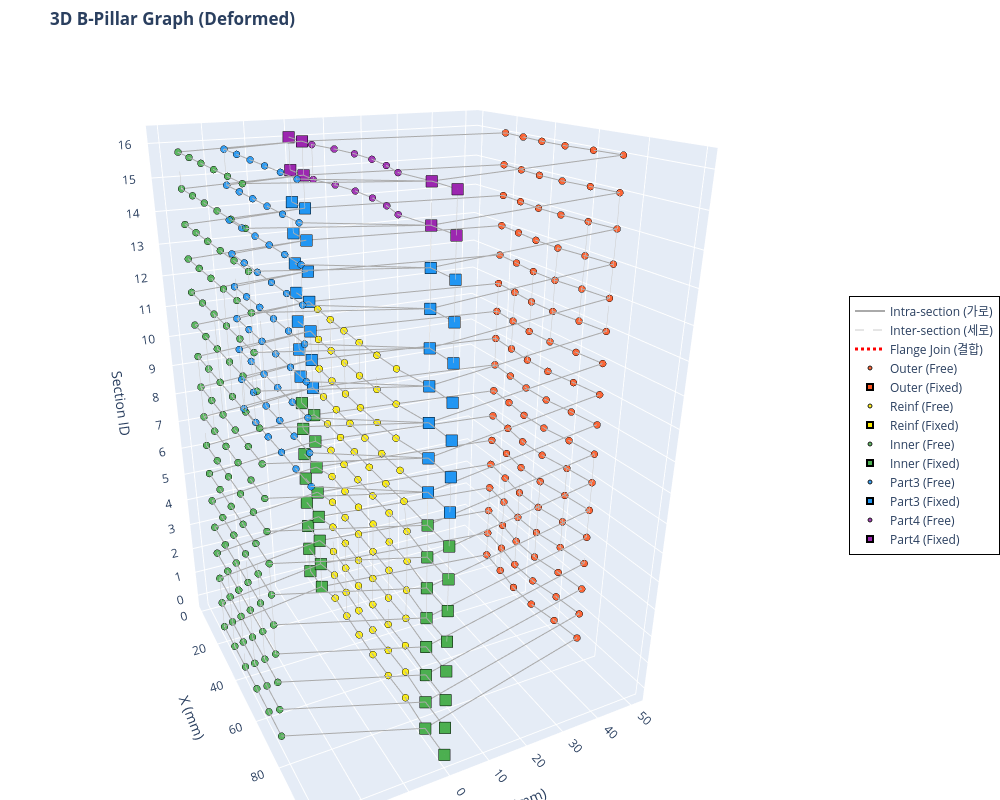

The notebook cell saved with this chart:
### Code cell
import plotly.graph_objects as go
import numpy as np

def visualize_bpillar_plotly_deformed(x_tensor, deformed_x_tensor, edge_index_tensor, edge_attr_tensor, num_sections):
    # 텐서를 Numpy 배열로 변환
    x_np = x_tensor.cpu().numpy()
    deformed_x_np = deformed_x_tensor.cpu().numpy()
    ei_np = edge_index_tensor.cpu().numpy()
    ea_np = edge_attr_tensor.cpu().numpy()

    # 파트별 색상 맵 (Plotly용 Hex 컬러)
    color_map = {0: '#FF5722', 1: '#FFEE00', 2: '#4CAF50', 3: '#2196F3', 4: '#9C27B0'}
    part_names = {0: 'Outer', 1: 'Reinf', 2: 'Inner', 3: 'Part3', 4: 'Part4'}

    fig = go.Figure()

    # ---------------------------------------------------------
    # 1. 엣지(Edge) 그리기 (None-interleaving 기법 적용)
    # ---------------------------------------------------------
    def add_edges(edge_type_val, color, width, dash_style, name):
        mask = (ea_np[:, 3] == edge_type_val)
        edges = ei_np[:, mask]
        
        # 선을 한 번에 그리기 위해 [x1, x2, None, x3, x4, None...] 형태로 리스트 구성
        x_lines, y_lines, z_lines = [], [], []
        for i in range(edges.shape[1]):
            u, v = edges[0, i], edges[1, i]
            x_lines.extend([deformed_x_np[u, 0], deformed_x_np[v, 0], None])
            y_lines.extend([deformed_x_np[u, 1], deformed_x_np[v, 1], None])
            z_lines.extend([x_np[u, 5], x_np[v, 5], None])
            
        if x_lines:  # 엣지가 존재할 경우만 trace 추가
            fig.add_trace(go.Scatter3d(
                x=x_lines, y=y_lines, z=z_lines,
                mode='lines',
                line=dict(color=color, width=width, dash=dash_style),
                hoverinfo='none',  # 엣지에는 마우스 오버 끄기 (노드에만 집중)
                name=name,
                showlegend=True
            ))

    # 엣지 타입별 추가
    add_edges(edge_type_val=0.0, color='#AAAAAA', width=2, dash_style='solid', name='Intra-section (가로)')
    add_edges(edge_type_val=1.0, color='#CCCCCC', width=1, dash_style='dash',  name='Inter-section (세로)')
    add_edges(edge_type_val=2.0, color='#FF0000', width=3, dash_style='dot',   name='Flange Join (결합)')

    # ---------------------------------------------------------
    # 2. 노드(Node) 그리기 (Part 및 Fixed/Free 상태별 분리)
    # ---------------------------------------------------------
    for part_id, color in color_map.items():
        is_fixed = (x_np[:, 2] > 0) | (x_np[:, 3] > 0)
        
        mask_free = (x_np[:, 4] == part_id) & ~is_fixed
        mask_fixed = (x_np[:, 4] == part_id) & is_fixed
        
        p_name = part_names.get(part_id, f'Part {part_id}')
        
        # Free 노드 (원형)
        if mask_free.any():
            fig.add_trace(go.Scatter3d(
                x=deformed_x_np[mask_free, 0], y=deformed_x_np[mask_free, 1], z=x_np[mask_free, 5],
                mode='markers',
                name=f'{p_name} (Free)',
                marker=dict(size=4, color=color, symbol='circle',
                            line=dict(color='black', width=1), opacity=0.9),
                hovertemplate=f'<b>{p_name}</b><br>X: %{{x:.2f}}<br>Y: %{{y:.2f}}<br>Section(Z): %{{z}}<extra></extra>'
            ))
            
        # Fixed 노드 (크고 네모난 마커)
        if mask_fixed.any():
            fig.add_trace(go.Scatter3d(
                x=deformed_x_np[mask_fixed, 0], y=deformed_x_np[mask_fixed, 1], z=x_np[mask_fixed, 5],
                mode='markers',
                name=f'{p_name} (Fixed)',
                marker=dict(size=6, color=color, symbol='square',
                            line=dict(color='black', width=2), opacity=1.0),
                hovertemplate=f'<b>{p_name} [FIXED]</b><br>X: %{{x:.2f}}<br>Y: %{{y:.2f}}<br>Section(Z): %{{z}}<extra></extra>'
            ))

    # ---------------------------------------------------------
    # 3. 레이아웃(Layout) 및 카메라 설정
    # ---------------------------------------------------------
    fig.update_layout(
        title="<b>3D B-Pillar Graph (Deformed)</b>",
        scene=dict(
            xaxis_title='X (mm)',
            yaxis_title='Y (mm)',
            zaxis_title='Section ID',
            zaxis=dict(tickmode='linear', tick0=0, dtick=1), # Z축 눈금을 1단위로 표시
            aspectmode='manual',
            aspectratio=dict(x=1, y=1, z=1.5),  # Z축(높이) 비율을 약간 길게 설정
            camera=dict(eye=dict(x=2.0, y=-1.0, z=1.0)) # 초기 카메라 앵글
        ),
        width=1000,
        height=800,
        legend=dict(
            x=1.05, y=0.5,
            bgcolor='rgba(255, 255, 255, 0.8)',
            bordercolor='Black',
            borderwidth=1
        ),
        margin=dict(l=0, r=0, b=0, t=50) # 여백 최소화
    )

    fig.show()

# 함수 실행 (앞서 생성하신 x, edge_index, edge_attr 텐서를 그대로 넣으시면 됩니다)
visualize_bpillar_plotly_deformed(x, info['new_coords'], edge_index, edge_attr, num_sections)

print("📌 마우스 조작 방법:")
print("   • 마우스 좌클릭 드래그: 3D 회전")
print("   • 마우스 우클릭 드래그: 이동 (Pan)")
print("   • 마우스 휠: 확대/축소") 
print("   • 점 위에 마우스 올리기: 좌표 및 파트 상세 정보 표시")
print("   • 우측 범례(Legend) 클릭: 해당 파트/엣지 표시 또는 숨김")

### Figure 1 — Plotly figure (JSON) as saved in the notebook; plotly's stock layout.template omitted (floating-point values rounded to 4 significant figures; data arrays with more than 128 entries replaced by an {"elided": "..."} marker saying what was removed)
{"data": [{"hoverinfo": "none", "line": {"color": "#AAAAAA", "dash": "solid", "width": 2}, "mode": "lines", "name": "Intra-section (가로)", "showlegend": true, "type": "scatter3d", "x": {"elided": "3078 float values"}, "y": {"elided": "3078 float values"}, "z": {"elided": "3078 int values"}}, {"hoverinfo": "none", "line": {"color": "#CCCCCC", "dash": "dash", "width": 1}, "mode": "lines", "name": "Inter-section (세로)", "showlegend": true, "type": "scatter3d", "x": {"elided": "3120 float values"}, "y": {"elided": "3120 float values"}, "z": {"elided": "3120 int values"}}, {"hoverinfo": "none", "line": {"color": "#FF0000", "dash": "dot", "width": 3}, "mode": "lines", "name": "Flange Join (결합)", "showlegend": true, "type": "scatter3d", "x": {"elided": "828 int values"}, "y": {"elided": "828 int values"}, "z": {"elided": "828 int values"}}, {"hovertemplate": "<b>Outer</b><br>X: %{x:.2f}<br>Y: %{y:.2f}<br>Section(Z): %{z}<extra></extra>", "marker": {"color": "#FF5722", "line": {"color": "black", "width": 1}, "opacity": 0.9, "size": 4, "symbol": "circle"}, "mode": "markers", "name": "Outer (Free)", "type": "scatter3d", "x": [19.18, 30.4, 41.52, 52.62, 63.69, 74.68, 19.17, 30.4, 41.52, 52.62, 63.7, 74.68, 19.17, 30.4, 41.52, 52.62, 63.7, 74.67, 19.17, 30.4, 41.52, 52.62, 63.7, 74.67, 19.17, 30.4, 41.52, 52.62, 63.7, 74.67, 19.17, 30.4, 41.52, 52.62, 63.7, 74.67, 19.17, 30.4, 41.52, 52.62, 63.7, 74.67, 19.15, 30.39, 41.52, 52.62, 63.69, 74.66, 19.08, 30.31, 41.46, 52.57, 63.63, 74.61, 19.07, 30.31, 41.46, 52.56, 63.63, 74.61, 19.07, 30.31, 41.46, 52.56, 63.63, 74.61, 19.08, 30.31, 41.46, 52.57, 63.63, 74.61, 19.15, 30.39, 41.52, 52.62, 63.69, 74.66, 19.17, 30.4, 41.53, 52.63, 63.69, 74.68, 19.19, 30.41, 41.54, 52.64, 63.7, 74.69, 19.25, 30.47, 41.58, 52.68, 63.76, 74.75, 19.28, 30.47, 41.59, 52.69, 63.77, 74.77], "y": [50.68, 49.76, 48.51, 48.5, 49.81, 50.75, 50.68, 49.77, 48.5, 48.49, 49.83, 50.75, 50.69, 49.79, 48.55, 48.54, 49.85, 50.76, 50.71, 49.82, 48.61, 48.6, 49.88, 50.78, 50.73, 49.85, 48.66, 48.66, 49.91, 50.8, 50.75, 49.88, 48.72, 48.71, 49.94, 50.83, 50.75, 49.89, 48.74, 48.73, 49.95, 50.83, 50.67, 49.82, 48.69, 48.68, 49.89, 50.74, 50.72, 49.88, 48.86, 48.84, 49.92, 50.76, 50.62, 49.79, 48.74, 48.73, 49.84, 50.66, 50.64, 49.81, 48.79, 48.78, 49.86, 50.68, 50.77, 49.94, 48.98, 48.97, 49.98, 50.81, 50.76, 49.95, 48.95, 48.94, 50.02, 50.84, 50.91, 50.09, 49.14, 49.14, 50.15, 50.99, 51.0, 50.2, 49.33, 49.33, 50.25, 51.07, 50.77, 49.94, 49.01, 49.0, 49.99, 50.85, 50.8, 49.98, 49.12, 49.12, 50.03, 50.87], "z": [0, 0, 0, 0, 0, 0, 1, 1, 1, 1, 1, 1, 2, 2, 2, 2, 2, 2, 3, 3, 3, 3, 3, 3, 4, 4, 4, 4, 4, 4, 5, 5, 5, 5, 5, 5, 6, 6, 6, 6, 6, 6, 7, 7, 7, 7, 7, 7, 8, 8, 8, 8, 8, 8, 9, 9, 9, 9, 9, 9, 10, 10, 10, 10, 10, 10, 11, 11, 11, 11, 11, 11, 12, 12, 12, 12, 12, 12, 13, 13, 13, 13, 13, 13, 14, 14, 14, 14, 14, 14, 15, 15, 15, 15, 15, 15, 16, 16, 16, 16, 16, 16]}, {"hovertemplate": "<b>Outer [FIXED]</b><br>X: %{x:.2f}<br>Y: %{y:.2f}<br>Section(Z): %{z}<extra></extra>", "marker": {"color": "#FF5722", "line": {"color": "black", "width": 2}, "opacity": 1, "size": 6, "symbol": "square"}, "mode": "markers", "name": "Outer (Fixed)", "type": "scatter3d", "x": [0, 11.11, 88.89, 100, 0, 11.11, 88.89, 100, 0, 11.11, 88.89, 100, 0, 11.11, 88.89, 100, 0, 11.11, 88.89, 100, 0, 11.11, 88.89, 100, 0, 11.11, 88.89, 100, 0, 11.11, 88.89, 100, 0, 11.11, 88.89, 100, 0, 11.11, 88.89, 100, 0, 11.11, 88.89, 100, 0, 11.11, 88.89, 100, 0, 11.11, 88.89, 100, 0, 11.11, 88.89, 100, 0, 11.11, 88.89, 100, 0, 11.11, 88.89, 100, 0, 11.11, 88.89, 100], "y": [0, 0, 0, 0, 0, 0, 0, 0, 0, 0, 0, 0, 0, 0, 0, 0, 0, 0, 0, 0, 0, 0, 0, 0, 0, 0, 0, 0, 0, 0, 0, 0, 0, 0, 0, 0, 0, 0, 0, 0, 0, 0, 0, 0, 0, 0, 0, 0, 0, 0, 0, 0, 0, 0, 0, 0, 0, 0, 0, 0, 0, 0, 0, 0, 0, 0, 0, 0], "z": [0, 0, 0, 0, 1, 1, 1, 1, 2, 2, 2, 2, 3, 3, 3, 3, 4, 4, 4, 4, 5, 5, 5, 5, 6, 6, 6, 6, 7, 7, 7, 7, 8, 8, 8, 8, 9, 9, 9, 9, 10, 10, 10, 10, 11, 11, 11, 11, 12, 12, 12, 12, 13, 13, 13, 13, 14, 14, 14, 14, 15, 15, 15, 15, 16, 16, 16, 16]}, {"hovertemplate": "<b>Reinf</b><br>X: %{x:.2f}<br>Y: %{y:.2f}<br>Section(Z): %{z}<extra></extra>", "marker": {"color": "#FFEE00", "line": {"color": "black", "width": 1}, "opacity": 0.9, "size": 4, "symbol": "circle"}, "mode": "markers", "name": "Reinf (Free)", "type": "scatter3d", "x": [19.66, 30.77, 41.87, 52.96, 64.05, 75.15, 19.65, 30.78, 41.87, 52.96, 64.06, 75.14, 19.65, 30.78, 41.88, 52.97, 64.06, 75.14, 19.66, 30.79, 41.89, 52.98, 64.07, 75.15, 19.66, 30.8, 41.89, 52.99, 64.08, 75.16, 19.67, 30.8, 41.9, 53.0, 64.09, 75.16, 19.67, 30.8, 41.9, 53.0, 64.09, 75.16, 19.63, 30.76, 41.86, 52.95, 64.04, 75.12, 19.65, 30.78, 41.87, 52.96, 64.05, 75.13, 19.59, 30.73, 41.82, 52.91, 64.0, 75.07, 19.6, 30.72, 41.81, 52.9, 63.99, 75.07, 19.61, 30.73, 41.82, 52.91, 64.0, 75.08], "y": [1.259, 0.8919, 0.5428, 0.3491, 0.3805, 0.5714, 1.27, 0.939, 0.5988, 0.403, 0.435, 0.5846, 1.234, 0.9744, 0.7157, 0.5252, 0.4801, 0.5597, 1.341, 1.11, 0.8693, 0.6789, 0.6168, 0.6669, 1.491, 1.262, 1.025, 0.8343, 0.7683, 0.8156, 1.645, 1.418, 1.184, 0.9936, 0.9246, 0.9683, 1.617, 1.427, 1.198, 1.008, 0.9331, 0.9365, 0.9353, 0.6969, 0.4732, 0.2771, 0.177, 0.2171, 0.115, -0.1558, -0.4688, -0.6888, -0.7414, -0.6957, -0.6845, -1.03, -1.375, -1.615, -1.683, -1.592, -0.5837, -0.971, -1.398, -1.648, -1.647, -1.522, -0.462, -0.886, -1.312, -1.558, -1.571, -1.406], "z": [0, 0, 0, 0, 0, 0, 1, 1, 1, 1, 1, 1, 2, 2, 2, 2, 2, 2, 3, 3, 3, 3, 3, 3, 4, 4, 4, 4, 4, 4, 5, 5, 5, 5, 5, 5, 6, 6, 6, 6, 6, 6, 7, 7, 7, 7, 7, 7, 8, 8, 8, 8, 8, 8, 9, 9, 9, 9, 9, 9, 10, 10, 10, 10, 10, 10, 11, 11, 11, 11, 11, 11]}, {"hovertemplate": "<b>Reinf [FIXED]</b><br>X: %{x:.2f}<br>Y: %{y:.2f}<br>Section(Z): %{z}<extra></extra>", "marker": {"color": "#FFEE00", "line": {"color": "black", "width": 2}, "opacity": 1, "size": 6, "symbol": "square"}, "mode": "markers", "name": "Reinf (Fixed)", "type": "scatter3d", "x": [0, 11.11, 88.89, 100, 0, 11.11, 88.89, 100, 0, 11.11, 88.89, 100, 0, 11.11, 88.89, 100, 0, 11.11, 88.89, 100, 0, 11.11, 88.89, 100, 0, 11.11, 88.89, 100, 0, 11.11, 88.89, 100, 0, 11.11, 88.89, 100, 0, 11.11, 88.89, 100, 0, 11.11, 88.89, 100, 0, 11.11, 88.89, 100], "y": [0, 0, 0, 0, 0, 0, 0, 0, 0, 0, 0, 0, 0, 0, 0, 0, 0, 0, 0, 0, 0, 0, 0, 0, 0, 0, 0, 0, 0, 0, 0, 0, 0, 0, 0, 0, 0, 0, 0, 0, 0, 0, 0, 0, 0, 0, 0, 0], "z": [0, 0, 0, 0, 1, 1, 1, 1, 2, 2, 2, 2, 3, 3, 3, 3, 4, 4, 4, 4, 5, 5, 5, 5, 6, 6, 6, 6, 7, 7, 7, 7, 8, 8, 8, 8, 9, 9, 9, 9, 10, 10, 10, 10, 11, 11, 11, 11]}, {"hovertemplate": "<b>Inner</b><br>X: %{x:.2f}<br>Y: %{y:.2f}<br>Section(Z): %{z}<extra></extra>", "marker": {"color": "#4CAF50", "line": {"color": "black", "width": 1}, "opacity": 0.9, "size": 4, "symbol": "circle"}, "mode": "markers", "name": "Inner (Free)", "type": "scatter3d", "x": [18.2, 29.62, 40.81, 51.92, 62.96, 73.76, 18.19, 29.63, 40.81, 51.92, 62.97, 73.75, 18.2, 29.63, 40.82, 51.93, 62.97, 73.76, 18.2, 29.64, 40.82, 51.93, 62.98, 73.76, 18.2, 29.64, 40.83, 51.94, 62.98, 73.77, 18.21, 29.65, 40.83, 51.94, 62.99, 73.78, 18.21, 29.64, 40.83, 51.94, 62.98, 73.78, 18.16, 29.62, 40.8, 51.91, 62.95, 73.73, 18.34, 29.73, 40.91, 52.02, 63.07, 73.9, 18.3, 29.69, 40.87, 51.98, 63.03, 73.86, 18.31, 29.7, 40.87, 51.98, 63.04, 73.86, 18.35, 29.74, 40.92, 52.03, 63.08, 73.91, 18.18, 29.64, 40.82, 51.93, 62.97, 73.75, 18.25, 29.68, 40.87, 51.98, 63.02, 73.81, 18.33, 29.77, 40.95, 52.06, 63.11, 73.9, 18.37, 29.81, 40.99, 52.1, 63.15, 73.94, 18.47, 29.87, 41.05, 52.17, 63.21, 74.03], "y": [-30, -30, -30, -30, -30, -30, -30, -30, -30, -30, -30, -30, -30, -30, -30, -30, -30, -30, -30, -30, -30, -30, -30, -30, -30, -30, -30, -30, -30, -30, -30, -30, -30, -30, -30, -30, -30, -30, -30, -30, -30, -30, -30, -30, -30, -30, -30, -30, -30, -30, -30, -30, -30, -30, -30, -30, -30, -30, -30, -30, -30, -30, -30, -30, -30, -30, -30, -30, -30, -30, -30, -30, -30, -30, -30, -30, -30, -30, -30, -30, -30, -30, -30, -30, -30, -30, -30, -30, -30, -30, -30, -30, -30, -30, -30, -30, -30, -30, -30, -30, -30, -30], "z": [0, 0, 0, 0, 0, 0, 1, 1, 1, 1, 1, 1, 2, 2, 2, 2, 2, 2, 3, 3, 3, 3, 3, 3, 4, 4, 4, 4, 4, 4, 5, 5, 5, 5, 5, 5, 6, 6, 6, 6, 6, 6, 7, 7, 7, 7, 7, 7, 8, 8, 8, 8, 8, 8, 9, 9, 9, 9, 9, 9, 10, 10, 10, 10, 10, 10, 11, 11, 11, 11, 11, 11, 12, 12, 12, 12, 12, 12, 13, 13, 13, 13, 13, 13, 14, 14, 14, 14, 14, 14, 15, 15, 15, 15, 15, 15, 16, 16, 16, 16, 16, 16]}, {"hovertemplate": "<b>Inner [FIXED]</b><br>X: %{x:.2f}<br>Y: %{y:.2f}<br>Section(Z): %{z}<extra></extra>", "marker": {"color": "#4CAF50", "line": {"color": "black", "width": 2}, "opacity": 1, "size": 6, "symbol": "square"}, "mode": "markers", "name": "Inner (Fixed)", "type": "scatter3d", "x": [0, 11.11, 88.89, 100, 0, 11.11, 88.89, 100, 0, 11.11, 88.89, 100, 0, 11.11, 88.89, 100, 0, 11.11, 88.89, 100, 0, 11.11, 88.89, 100, 0, 11.11, 88.89, 100, 0, 11.11, 88.89, 100, 0, 11.11, 88.89, 100, 0, 11.11, 88.89, 100, 0, 11.11, 88.89, 100, 0, 11.11, 88.89, 100, 0, 11.11, 88.89, 100, 0, 11.11, 88.89, 100, 0, 11.11, 88.89, 100, 0, 11.11, 88.89, 100, 0, 11.11, 88.89, 100], "y": [0, 0, 0, 0, 0, 0, 0, 0, 0, 0, 0, 0, 0, 0, 0, 0, 0, 0, 0, 0, 0, 0, 0, 0, 0, 0, 0, 0, 0, 0, 0, 0, 0, 0, 0, 0, 0, 0, 0, 0, 0, 0, 0, 0, 0, 0, 0, 0, 0, 0, 0, 0, 0, 0, 0, 0, 0, 0, 0, 0, 0, 0, 0, 0, 0, 0, 0, 0], "z": [0, 0, 0, 0, 1, 1, 1, 1, 2, 2, 2, 2, 3, 3, 3, 3, 4, 4, 4, 4, 5, 5, 5, 5, 6, 6, 6, 6, 7, 7, 7, 7, 8, 8, 8, 8, 9, 9, 9, 9, 10, 10, 10, 10, 11, 11, 11, 11, 12, 12, 12, 12, 13, 13, 13, 13, 14, 14, 14, 14, 15, 15, 15, 15, 16, 16, 16, 16]}, {"hovertemplate": "<b>Part3</b><br>X: %{x:.2f}<br>Y: %{y:.2f}<br>Section(Z): %{z}<extra></extra>", "marker": {"color": "#2196F3", "line": {"color": "black", "width": 1}, "opacity": 0.9, "size": 4, "symbol": "circle"}, "mode": "markers", "name": "Part3 (Free)", "type": "scatter3d", "x": [17.73, 29.04, 40.17, 51.26, 62.32, 73.24, 17.75, 29.04, 40.17, 51.27, 62.33, 73.26, 17.74, 29.06, 40.19, 51.29, 62.35, 73.26, 17.8, 29.15, 40.3, 51.39, 62.45, 73.32, 17.79, 29.19, 40.34, 51.44, 62.49, 73.3, 17.84, 29.26, 40.41, 51.51, 62.56, 73.35, 17.91, 29.36, 40.52, 51.61, 62.66, 73.42, 18.02, 29.47, 40.63, 51.72, 62.77, 73.53, 18.1, 29.51, 40.67, 51.77, 62.81, 73.61], "y": [-20, -20, -20, -20, -20, -20, -20, -20, -20, -20, -20, -20, -20, -20, -20, -20, -20, -20, -20, -20, -20, -20, -20, -20, -20, -20, -20, -20, -20, -20, -20, -20, -20, -20, -20, -20, -20, -20, -20, -20, -20, -20, -20, -20, -20, -20, -20, -20, -20, -20, -20, -20, -20, -20], "z": [8, 8, 8, 8, 8, 8, 9, 9, 9, 9, 9, 9, 10, 10, 10, 10, 10, 10, 11, 11, 11, 11, 11, 11, 12, 12, 12, 12, 12, 12, 13, 13, 13, 13, 13, 13, 14, 14, 14, 14, 14, 14, 15, 15, 15, 15, 15, 15, 16, 16, 16, 16, 16, 16]}, {"hovertemplate": "<b>Part3 [FIXED]</b><br>X: %{x:.2f}<br>Y: %{y:.2f}<br>Section(Z): %{z}<extra></extra>", "marker": {"color": "#2196F3", "line": {"color": "black", "width": 2}, "opacity": 1, "size": 6, "symbol": "square"}, "mode": "markers", "name": "Part3 (Fixed)", "type": "scatter3d", "x": [0, 11.11, 88.89, 100, 0, 11.11, 88.89, 100, 0, 11.11, 88.89, 100, 0, 11.11, 88.89, 100, 0, 11.11, 88.89, 100, 0, 11.11, 88.89, 100, 0, 11.11, 88.89, 100, 0, 11.11, 88.89, 100, 0, 11.11, 88.89, 100], "y": [0, 0, 0, 0, 0, 0, 0, 0, 0, 0, 0, 0, 0, 0, 0, 0, 0, 0, 0, 0, 0, 0, 0, 0, 0, 0, 0, 0, 0, 0, 0, 0, 0, 0, 0, 0], "z": [8, 8, 8, 8, 9, 9, 9, 9, 10, 10, 10, 10, 11, 11, 11, 11, 12, 12, 12, 12, 13, 13, 13, 13, 14, 14, 14, 14, 15, 15, 15, 15, 16, 16, 16, 16]}, {"hovertemplate": "<b>Part4</b><br>X: %{x:.2f}<br>Y: %{y:.2f}<br>Section(Z): %{z}<extra></extra>", "marker": {"color": "#9C27B0", "line": {"color": "black", "width": 1}, "opacity": 0.9, "size": 4, "symbol": "circle"}, "mode": "markers", "name": "Part4 (Free)", "type": "scatter3d", "x": [19.58, 30.8, 41.95, 53.05, 64.08, 75.07, 19.58, 30.8, 41.95, 53.05, 64.08, 75.07], "y": [-0.2639, 1.357, 2.16, 2.009, 0.9473, -0.9421, -0.2793, 1.345, 2.148, 1.997, 0.9352, -0.957], "z": [15, 15, 15, 15, 15, 15, 16, 16, 16, 16, 16, 16]}, {"hovertemplate": "<b>Part4 [FIXED]</b><br>X: %{x:.2f}<br>Y: %{y:.2f}<br>Section(Z): %{z}<extra></extra>", "marker": {"color": "#9C27B0", "line": {"color": "black", "width": 2}, "opacity": 1, "size": 6, "symbol": "square"}, "mode": "markers", "name": "Part4 (Fixed)", "type": "scatter3d", "x": [0, 11.11, 88.89, 100, 0, 11.11, 88.89, 100], "y": [0, 0, 0, 0, 0, 0, 0, 0], "z": [15, 15, 15, 15, 16, 16, 16, 16]}], "layout": {"height": 800, "legend": {"bgcolor": "rgba(255, 255, 255, 0.8)", "bordercolor": "Black", "borderwidth": 1, "x": 1.05, "y": 0.5}, "margin": {"b": 0, "l": 0, "r": 0, "t": 50}, "scene": {"aspectmode": "manual", "aspectratio": {"x": 1, "y": 1, "z": 1.5}, "camera": {"eye": {"x": 2, "y": -1, "z": 1}}, "xaxis": {"title": {"text": "X (mm)"}}, "yaxis": {"title": {"text": "Y (mm)"}}, "zaxis": {"dtick": 1, "tick0": 0, "tickmode": "linear", "title": {"text": "Section ID"}}}, "title": {"text": "<b>3D B-Pillar Graph (Deformed)</b>"}, "width": 1000}}
